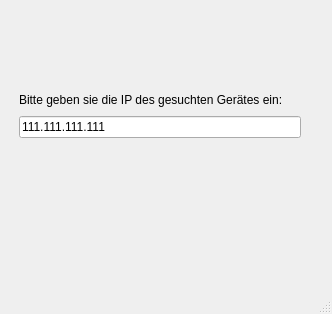
<?xml version="1.0" encoding="UTF-8"?>
<ui version="4.0">
 <class>Achim</class>
 <widget class="QMainWindow" name="Achim">
  <property name="geometry">
   <rect>
    <x>0</x>
    <y>0</y>
    <width>332</width>
    <height>314</height>
   </rect>
  </property>
  <property name="windowTitle">
   <string>MainWindow</string>
  </property>
  <widget class="QWidget" name="centralwidget">
   <layout class="QHBoxLayout" name="horizontalLayout">
    <item>
     <widget class="QWidget" name="widget" native="true">
      <widget class="QWidget" name="">
       <property name="geometry">
        <rect>
         <x>10</x>
         <y>80</y>
         <width>282</width>
         <height>49</height>
        </rect>
       </property>
       <layout class="QVBoxLayout" name="verticalLayout">
        <item>
         <widget class="QLabel" name="label">
          <property name="text">
           <string>Bitte geben sie die IP des gesuchten Gerätes ein:</string>
          </property>
         </widget>
        </item>
        <item>
         <widget class="QLineEdit" name="lineEdit">
          <property name="text">
           <string>111.111.111.111</string>
          </property>
         </widget>
        </item>
       </layout>
      </widget>
     </widget>
    </item>
   </layout>
  </widget>
  <widget class="QMenuBar" name="menubar">
   <property name="geometry">
    <rect>
     <x>0</x>
     <y>0</y>
     <width>332</width>
     <height>25</height>
    </rect>
   </property>
  </widget>
  <widget class="QStatusBar" name="statusbar"/>
 </widget>
 <resources/>
 <connections/>
</ui>
